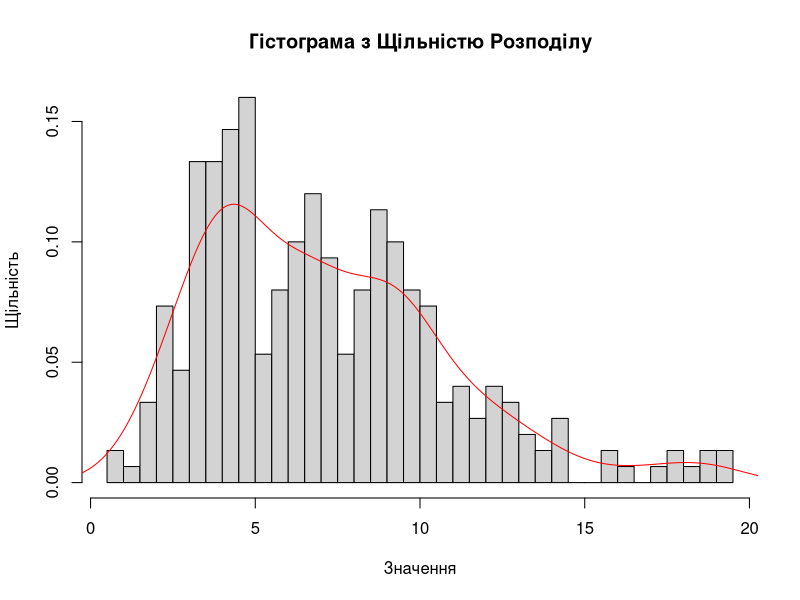
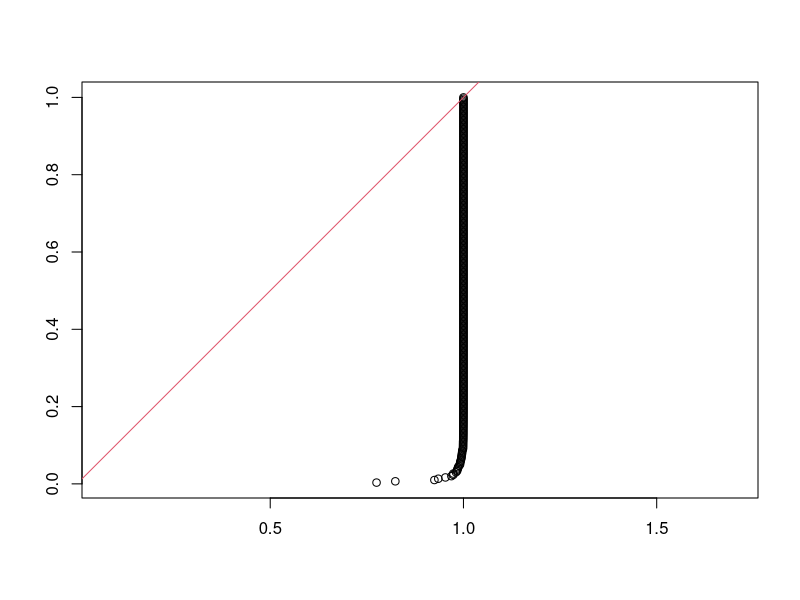
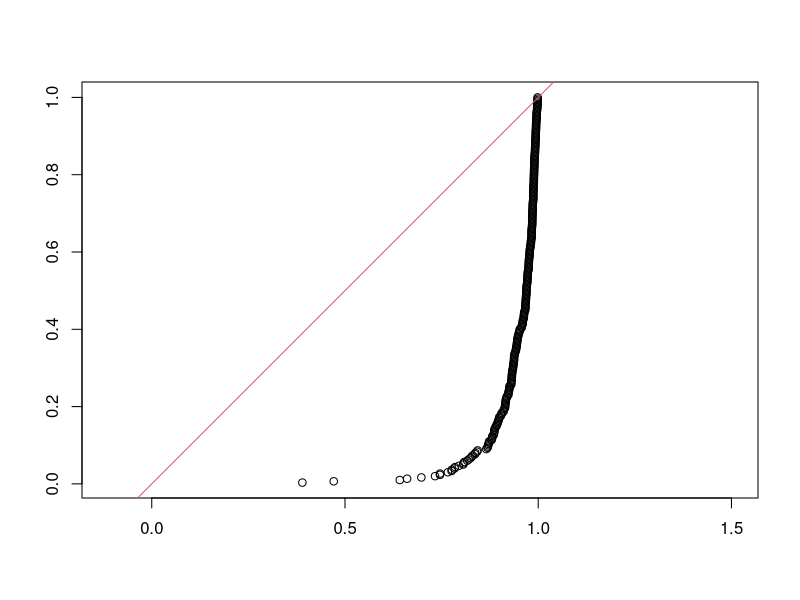
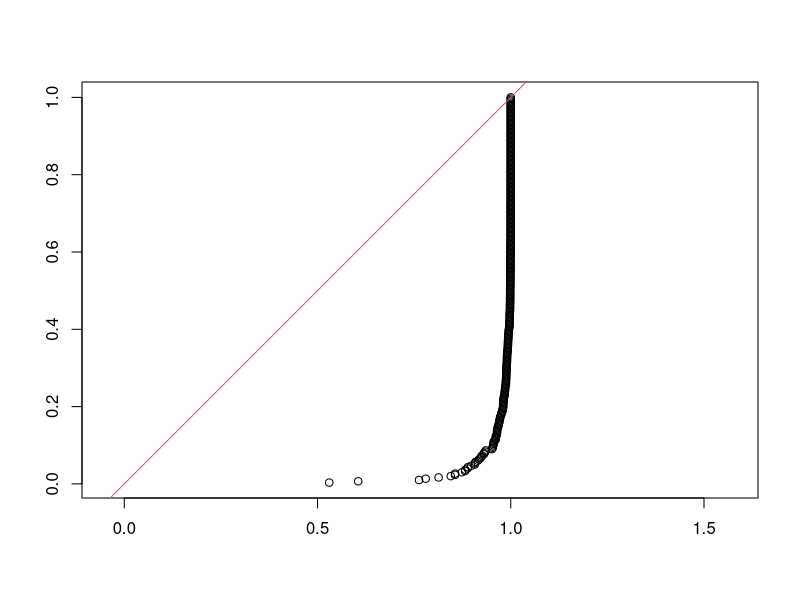
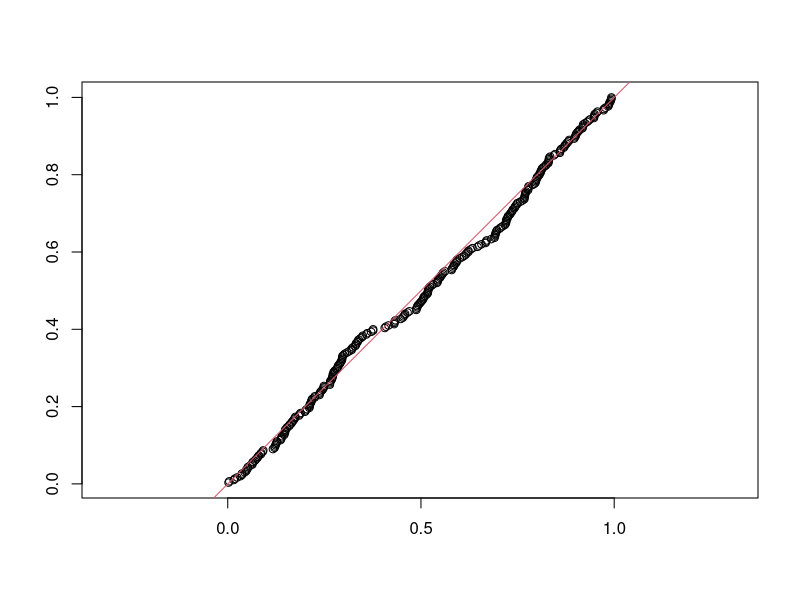
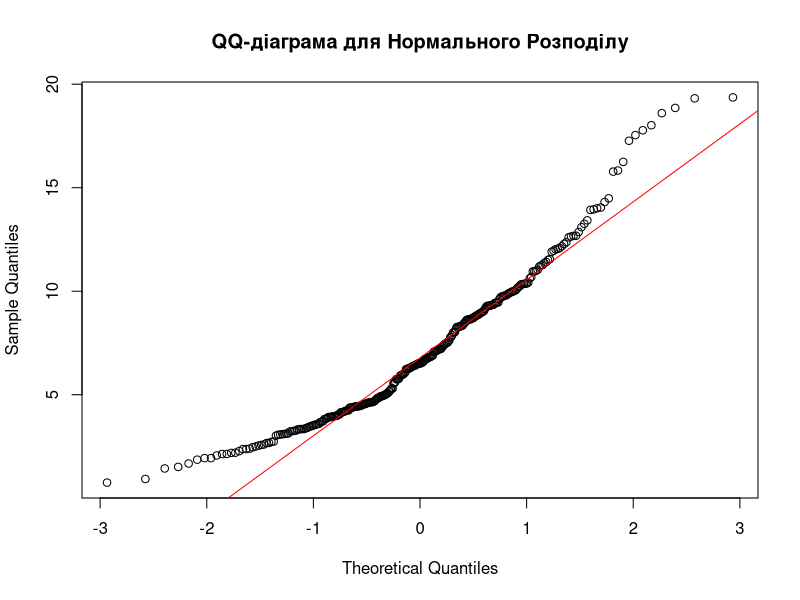
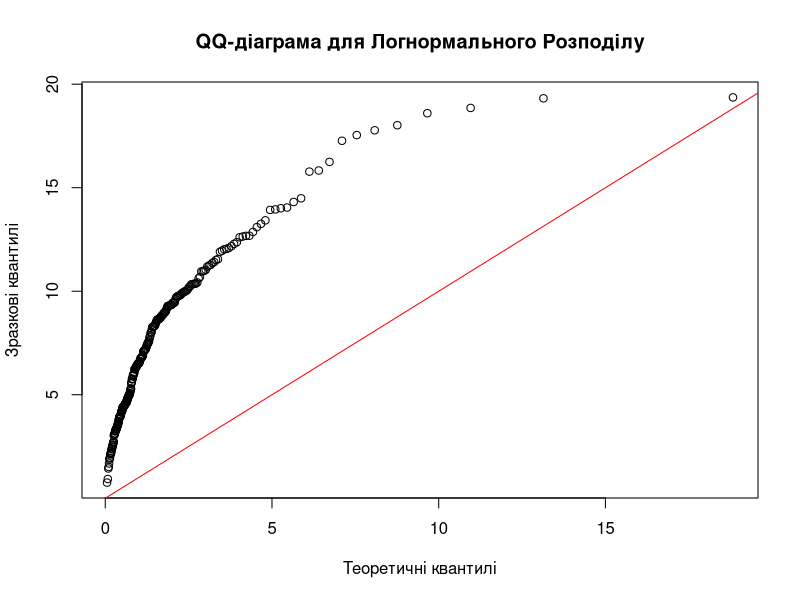
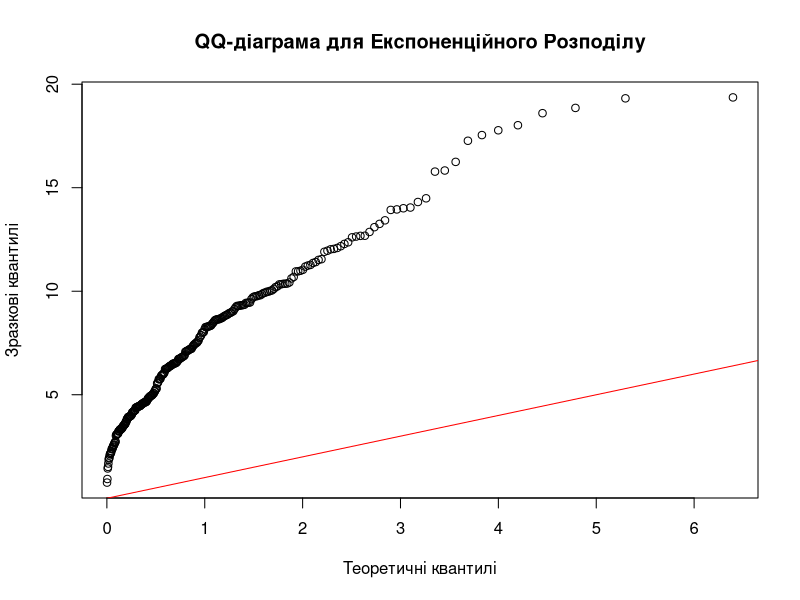

Write R code to recreate these figures, in order.
data <- read.table("lesson2/distr9.txt", header = TRUE)

X <- sort(data$X)

hist(X, breaks = 50, freq = FALSE, main = "Гістограма з Щільністю Розподілу", xlab = "Значення", ylab = "Щільність")
lines(density(X), col='red')

plot(pnorm(X), (1:length(X))/length(X), asp=1, ylab="", xlab="")
abline(0,1,col=2)

plot(plnorm(X), (1:length(X))/length(X), asp=1, ylab="", xlab="")
abline(0,1,col=2)

plot(pexp(X), (1:length(X))/length(X), asp=1, ylab="", xlab="")
abline(0,1,col=2)

plot(pchisq(X, df = 7), (1:length(X))/length(X), asp=1, ylab="", xlab="")
abline(0,1,col=2)

qqnorm(X, main = "QQ-діаграма для Нормального Розподілу")
qqline(X, col = "red")

qqplot(qlnorm(ppoints(X)), X, main = "QQ-діаграма для Логнормального Розподілу", xlab = "Теоретичні квантилі", ylab = "Зразкові квантилі")
abline(a = 0, b = 1, col = "red")

qqplot(qexp(ppoints(X)), X, main = "QQ-діаграма для Експоненційного Розподілу", xlab = "Теоретичні квантилі", ylab = "Зразкові квантилі")
abline(a = 0, b = 1, col = "red")

qqplot(qchisq(ppoints(X), df = 7), X, main = "QQ-діаграма для χ² Розподілу", xlab = "Теоретичні квантилі", ylab = "Зразкові квантилі")
abline(a = 0, b = 1, col = "red")

QQplot <- function(x, df, K=1000, alpha=0.05) {
  n <- length(x)
  chiSquareQ <- qchisq(ppoints(n), df = df)
  sx <- sort(x)
  W <- matrix(rchisq(K*n, df = df), nrow = n, ncol = K)
  W <- apply(W, 2, sort)
  tops <- apply(W, 1, quantile, probs = 1 - alpha/2)
  bots <- apply(W, 1, quantile, probs = alpha/2)
  plot(c(chiSquareQ, chiSquareQ, chiSquareQ), c(tops, bots, sx), type = "n", xlab = "Теоретичні квантилі", ylab = "Емпіричні квантилі")
  points(chiSquareQ, sx, col = 2)
  segments(chiSquareQ, bots, chiSquareQ, tops, col = 4)
  abline(0, 1, col = 1)
}

QQplot(X, 7)
